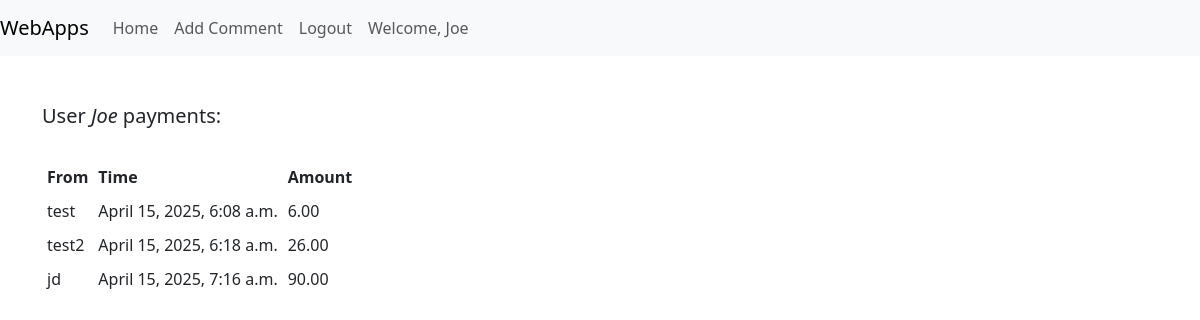
/home/ (signed in), run on an earlier commit of the app's database.
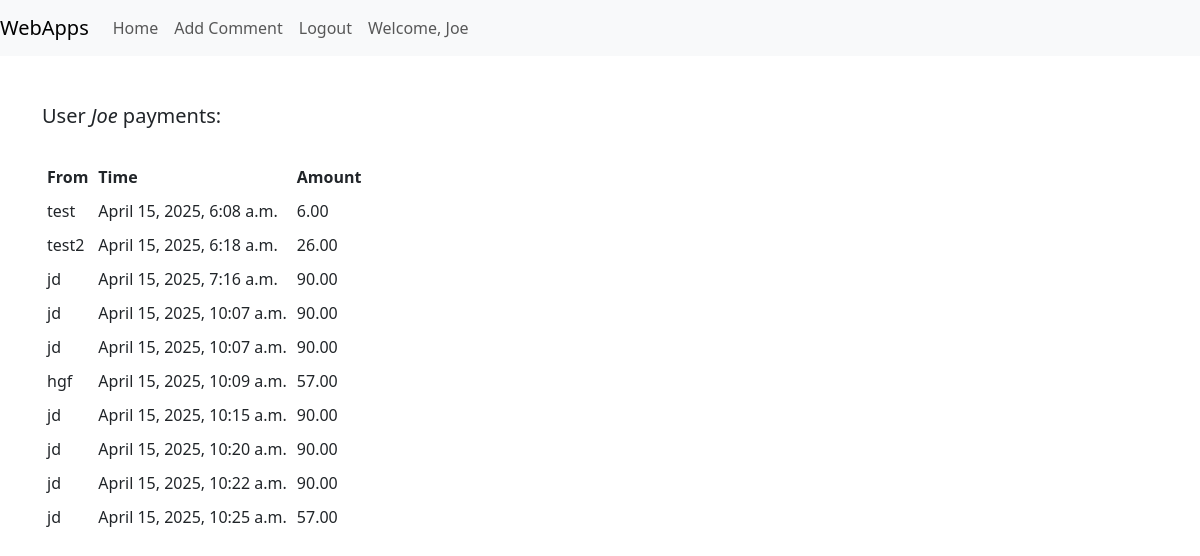
And on a later commit of the database.
### commentstoreapp/models.py (models this page shows, shortened)
class Payment(models.Model):
    name = models.CharField(max_length=100)
    payment_time = models.DateTimeField('payment time')
    payment_amount = models.DecimalField(max_digits=10, decimal_places=2)

### commentstoreapp/views.py (the view)
# urls.py: 2. Add a URL to urlpatterns:  path('', views.home, name='home')
@csrf_protect
def home(request):
    cmnt_list = list(Payment.objects.all())
    return render(request, "commentstoreapp/home.html", {"cmnt_list": cmnt_list})

### templates/commentstoreapp/home.html (shortened to what this page needs)
{% extends 'commentstoreapp/base.html' %}
{% block content %}
    {% if user.is_authenticated %}
        {% if cmnt_list|length > 0 %}
            <h5>User <em>{{user.username}}</em> payments:</h5>
            <br>
            <table>
                <tr>
                    <th>From</th>
                    <th>Time</th>
                    <th>Amount</th>
                </tr>
                {% for cmnt in cmnt_list %}
                    <tr>
                        <td>{{ cmnt.name }}</td>
                        <td>{{ cmnt.payment_time }}</td>
                        <td>{{ cmnt.payment_amount }}</td>
                    </tr>
                {% endfor %}
            </table>
        {% else %}
            <h5>There are no payments for user: <em>{{user.username}}</em>.</h5>
        {% endif %}
    {% else %}
        <h5>Comment Store Application Homepage.</h5>
    {% endif %}
{% endblock %}

### templates/commentstoreapp/base.html (shortened to what this page needs)
<!DOCTYPE html>
<html lang="en">
<nav class="navbar navbar-expand-lg navbar-light bg-light">
    <a class="navbar-brand" href="#">WebApps</a>
    <div class="collapse navbar-collapse" id="navbarText">
        <ul class="navbar-nav mr-auto">
            {% if user.is_authenticated %}
                <li class="nav-item">
                    <a class="nav-link" href="/home/">Home</a>
                </li>
                <li class="nav-item">
                    <a class="nav-link" href="/commentstoreapp/">Add Comment</a>
                </li>
                <li class="nav-item">
                    <a class="nav-link" href="/logout">Logout</a>
                </li>
                <li class="nav-item">
                    <a class="nav-link" href="#">Welcome, {{user.username}}</a>
                </li>
            {% else %}
                <li class="nav-item">
                    <a class="nav-link" href="/login">Login</a>
                </li>
            {% endif %}
        </ul>
    </div>
</nav>
<head>
    <link href="https://cdn.jsdelivr.net/npm/bootstrap@5.3.0-alpha1/dist/css/bootstrap.min.css" rel="stylesheet">
</head>
<body>
<div class="container py-5">
    {% block content %}
    {% endblock %}
</div>
</body>
</html>

### templates/commentstoreapp/base.html (style rules this page uses)
table, th, td { padding: 5px; }

What changed in the data, as far as the page shows it:
added Payment: name "jd", payment_time "April 15, 2025, 10:07 a.m.", payment_amount "90.00"
added Payment: name "jd", payment_time "April 15, 2025, 10:07 a.m.", payment_amount "90.00"
added Payment: name "hgf", payment_time "April 15, 2025, 10:09 a.m.", payment_amount "57.00"
added Payment: name "jd", payment_time "April 15, 2025, 10:15 a.m.", payment_amount "90.00"
added Payment: name "jd", payment_time "April 15, 2025, 10:20 a.m.", payment_amount "90.00"
added Payment: name "jd", payment_time "April 15, 2025, 10:22 a.m.", payment_amount "90.00"
added Payment: name "jd", payment_time "April 15, 2025, 10:25 a.m.", payment_amount "57.00"
